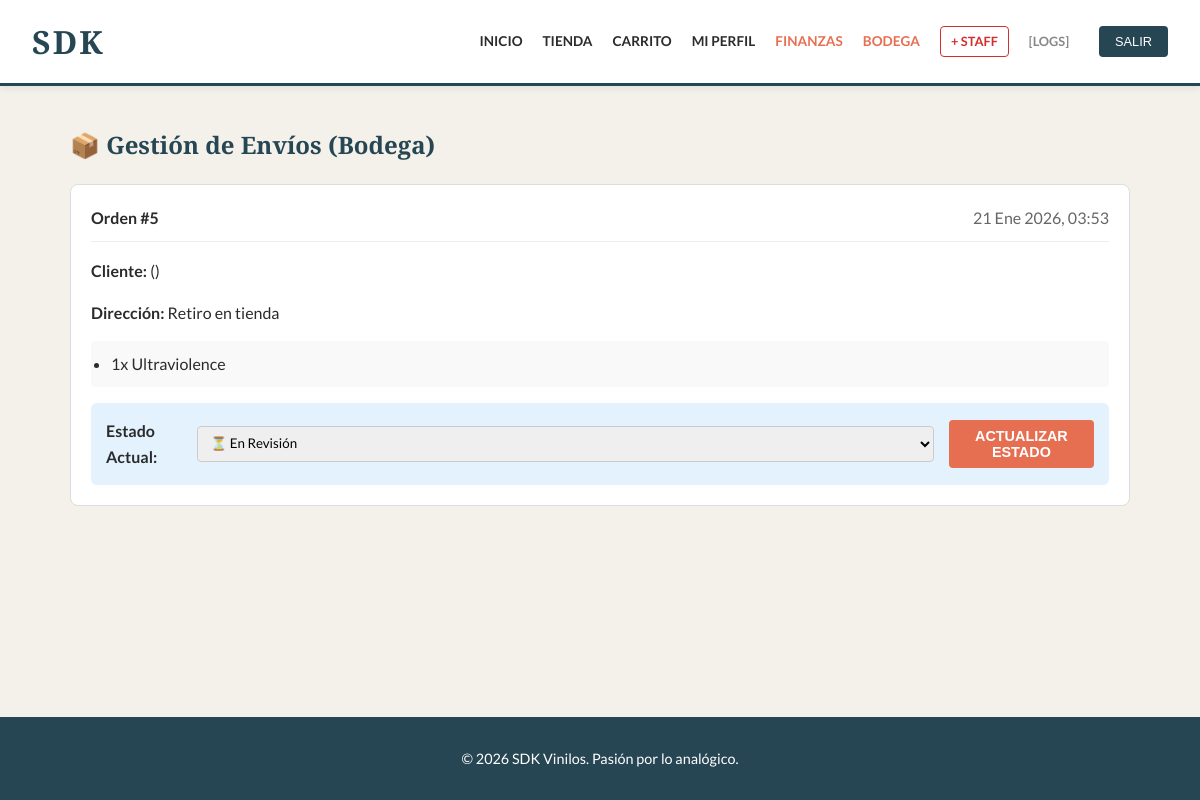
The app's page /bodega/pedidos/ (signed in) with its own data.
### tienda/models.py (models this page shows, shortened)
class OrdenVenta(models.Model):
    ESTADOS = [('PENDIENTE', 'Pendiente'), ('PAGADO', 'Pagado'), ('DEVUELTO', 'Devuelto')]
    ESTADOS_ENVIO = [
        ('REVISION', '⏳ En Revisión'),
        ('PREPARANDO', '📦 Preparando Paquete'),
        ('EN_CAMINO', '🚚 En Camino'),
        ('ENTREGADO', '✅ Entregado'),
    ]
    cliente = models.ForeignKey(User, on_delete=models.CASCADE)
    fechaCompra = models.DateTimeField(auto_now_add=True)
    estadoOrden = models.CharField(max_length=20, choices=ESTADOS, default='PENDIENTE')
    subtotalSinImpuestos = models.DecimalField(max_digits=10, decimal_places=2, default=0)
    valorImpuestos = models.DecimalField(max_digits=10, decimal_places=2, default=0)
    valorDescuento = models.DecimalField(max_digits=10, decimal_places=2, default=0)
    totalFinal = models.DecimalField(max_digits=10, decimal_places=2, default=0)
    estadoEntrega = models.CharField(max_length=20, choices=ESTADOS_ENVIO, default='REVISION')
    metodoPago = models.CharField(max_length=50, default='Tarjeta Crédito')
    infoPago = models.CharField(max_length=20, default='**** 0000', verbose_name="Terminación Tarjeta")
    motivoDevolucion = models.TextField(blank=True, null=True)
    montoReembolsado = models.DecimalField(max_digits=10, decimal_places=2, default=0)
    cuponAplicado = models.ForeignKey(CuponDescuento, on_delete=models.SET_NULL, null=True, blank=True)

class DetalleOrden(models.Model):
    orden = models.ForeignKey(OrdenVenta, related_name='detalles', on_delete=models.CASCADE)
    producto = models.ForeignKey(ViniloMusical, on_delete=models.PROTECT)
    cantidad = models.IntegerField(default=1)
    precioUnitarioHistorico = models.DecimalField(max_digits=10, decimal_places=2)

class ViniloMusical(models.Model):
    tituloDisco = models.CharField(max_length=200)
    artistaPrincipal = models.CharField(max_length=200)
    precioUnitario = models.DecimalField(max_digits=10, decimal_places=2)
    stockDisponible = models.IntegerField(default=0)
    porcentajeDescuento = models.IntegerField(default=0, verbose_name="Descuento (%)", help_text="0 para precio normal")
    activo = models.BooleanField(default=True, verbose_name="¿Activo en Tienda?")
    imagenPortada = models.ImageField(upload_to='portadas/', blank=True, null=True)
    imagenUrl = models.URLField(max_length=500, blank=True, null=True, verbose_name="URL de Imagen (Opcional)")
    categoria = models.CharField(max_length=100, verbose_name="Género Musical")
    esNuevo = models.BooleanField(default=True)
    aceptaDevolucion = models.BooleanField(default=True)

### tienda/views.py (the view)
# urls.py: path('bodega/pedidos/', views.gestionPedidosBodega, name='pedidos_bodega'),
@user_passes_test(esBodeguero)
def gestionPedidosBodega(request):
    pedidos_pendientes = OrdenVenta.objects.filter(estadoOrden='PAGADO').exclude(estadoEntrega='ENTREGADO').order_by('fechaCompra')
    return render(request, 'tienda/admin_pedidos.html', {'pedidos': pedidos_pendientes})

### tienda/templatetags/roles.py (called while the page is built)
@register.filter(name='tiene_rol')
def tiene_rol(user, nombre_grupo):
    if user.is_superuser:
        return True
    return user.groups.filter(name=nombre_grupo).exists()

### tienda/views.py (called while the page is built)
def esBodeguero(user): return user.is_superuser or user.groups.filter(name='Bodega').exists()

### tienda/templates/tienda/admin_pedidos.html (shortened to what this page needs)
{% extends 'tienda/base.html' %}
{% block content %}
<h2>📦 Gestión de Envíos (Bodega)</h2>
{% for orden in pedidos %}
<div style="background: #fff; padding: 20px; border: 1px solid #ddd; border-radius: 8px; margin-bottom: 20px;">
    <div style="display: flex; justify-content: space-between; border-bottom: 1px solid #eee; padding-bottom: 10px;">
        <strong>Orden #{{ orden.id }}</strong>
        <span style="color: #666;">{{ orden.fechaCompra|date:"d M Y, H:i" }}</span>
    </div>
    <div style="margin: 15px 0;">
        <p><strong>Cliente:</strong> {{ orden.cliente.get_full_name }} ({{ orden.cliente.email }})</p>
        <p><strong>Dirección:</strong> {{ orden.direccion_envio|default:"Retiro en tienda" }}</p>
        <ul style="background: #f9f9f9; padding: 10px 20px; border-radius: 4px;">
            {% for item in orden.detalles.all %}
                <li>{{ item.cantidad }}x {{ item.producto.tituloDisco }}</li>
            {% endfor %}
        </ul>
    </div>
    <form action="{% url 'actualizar_envio' orden.id %}" method="post" style="background: #e3f2fd; padding: 15px; border-radius: 6px; display: flex; align-items: center; gap: 15px;">
        <label><strong>Estado Actual:</strong></label>
        <select name="nuevo_estado" style="padding: 8px; border-radius: 4px; border: 1px solid #ccc;">
            <option value="REVISION" {% if orden.estadoEntrega == 'REVISION' %}selected{% endif %}>⏳ En Revisión</option>
        </select>
        <button type="submit" class="btn" style="padding: 8px 15px; font-size: 0.9rem;">ACTUALIZAR ESTADO</button>
    </form>
</div>
{% empty %}
    <p>No hay pedidos pendientes de envío.</p>
{% endfor %}
{% endblock %}

### tienda/templates/tienda/base.html (style rules this page uses)
:root { --fondo: #f4f1ea; --texto: #2b2b2b; --acento: #e76f51; --secundario: #264653; --borde: #dcd6cc; }
body { font-family: 'Lato', sans-serif; background-color: var(--fondo); color: var(--texto); margin: 0; line-height: 1.6; min-height: 100vh; display: flex; flex-direction: column; }
h1, h2, h3 { font-family: 'Playfair Display', serif; color: var(--secundario); margin-top: 0; }
.btn { display: inline-block; background: var(--acento); color: white; padding: 10px 20px; text-decoration: none; border-radius: 4px; font-weight: bold; border: none; cursor: pointer; transition: transform 0.2s, background 0.3s; font-size: 0.9rem; text-transform: uppercase; }
input[type="text"], input[type="password"], input[type="email"], input[type="number"], select { width: 100%; padding: 10px; margin: 8px 0; border: 1px solid #ccc; border-radius: 4px; box-sizing: border-box; font-family: 'Lato', sans-serif; }

### records on screen
OrdenVenta: id "5", fechaCompra "21 Ene 2026, 03:53", direccion_envio "Retiro en tienda", nuevo_estado "⏳ En Revisión"
DetalleOrden: cantidad "1", producto.tituloDisco "Ultraviolence"
